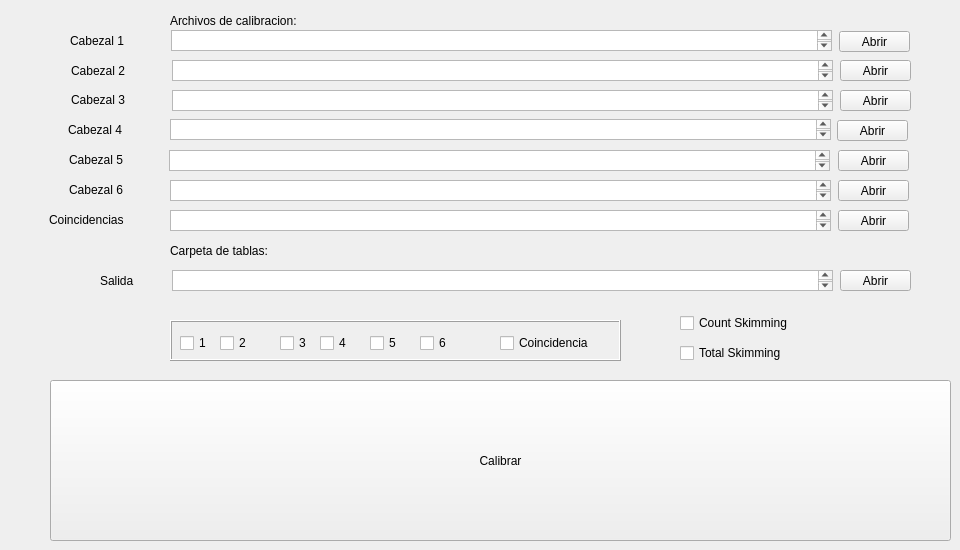
    <widget class="QWidget" name="tab_2">
     <attribute name="title">
      <string>Calibracion Fina</string>
     </attribute>
     <widget class="QTextBrowser" name="textBrowser_adq_1">
      <property name="geometry">
       <rect>
        <x>171</x>
        <y>30</y>
        <width>661</width>
        <height>21</height>
       </rect>
      </property>
      <property name="autoFillBackground">
       <bool>true</bool>
      </property>
     </widget>
     <widget class="QPushButton" name="pushButton_triple_ventana_2">
      <property name="geometry">
       <rect>
        <x>839</x>
        <y>31</y>
        <width>71</width>
        <height>21</height>
       </rect>
      </property>
      <property name="text">
       <string>Abrir</string>
      </property>
     </widget>
     <widget class="QLabel" name="label_16">
      <property name="geometry">
       <rect>
        <x>70</x>
        <y>20</y>
        <width>81</width>
        <height>41</height>
       </rect>
      </property>
      <property name="text">
       <string>Cabezal 1</string>
      </property>
     </widget>
     <widget class="QTextBrowser" name="textBrowser_adq_2">
      <property name="geometry">
       <rect>
        <x>172</x>
        <y>60</y>
        <width>661</width>
        <height>21</height>
       </rect>
      </property>
      <property name="autoFillBackground">
       <bool>true</bool>
      </property>
     </widget>
     <widget class="QLabel" name="label_56">
      <property name="geometry">
       <rect>
        <x>71</x>
        <y>50</y>
        <width>81</width>
        <height>41</height>
       </rect>
      </property>
      <property name="text">
       <string>Cabezal 2</string>
      </property>
     </widget>
     <widget class="QPushButton" name="pushButton_triple_ventana_3">
      <property name="geometry">
       <rect>
        <x>840</x>
        <y>60</y>
        <width>71</width>
        <height>21</height>
       </rect>
      </property>
      <property name="text">
       <string>Abrir</string>
      </property>
     </widget>
     <widget class="QTextBrowser" name="textBrowser_adq_3">
      <property name="geometry">
       <rect>
        <x>172</x>
        <y>90</y>
        <width>661</width>
        <height>21</height>
       </rect>
      </property>
      <property name="autoFillBackground">
       <bool>true</bool>
      </property>
     </widget>
     <widget class="QLabel" name="label_57">
      <property name="geometry">
       <rect>
        <x>71</x>
        <y>79</y>
        <width>81</width>
        <height>41</height>
       </rect>
      </property>
      <property name="text">
       <string>Cabezal 3</string>
      </property>
     </widget>
     <widget class="QPushButton" name="pushButton_triple_ventana_4">
      <property name="geometry">
       <rect>
        <x>840</x>
        <y>90</y>
        <width>71</width>
        <height>21</height>
       </rect>
      </property>
      <property name="text">
       <string>Abrir</string>
      </property>
     </widget>
     <widget class="QTextBrowser" name="textBrowser_adq_4">
      <property name="geometry">
       <rect>
        <x>170</x>
        <y>119</y>
        <width>661</width>
        <height>21</height>
       </rect>
      </property>
      <property name="autoFillBackground">
       <bool>true</bool>
      </property>
     </widget>
     <widget class="QLabel" name="label_58">
      <property name="geometry">
       <rect>
        <x>69</x>
        <y>139</y>
        <width>81</width>
        <height>41</height>
       </rect>
      </property>
      <property name="text">
       <string>Cabezal 5</string>
      </property>
     </widget>
     <widget class="QPushButton" name="pushButton_triple_ventana_5">
      <property name="geometry">
       <rect>
        <x>838</x>
        <y>180</y>
        <width>71</width>
        <height>21</height>
       </rect>
      </property>
      <property name="text">
       <string>Abrir</string>
      </property>
     </widget>
     <widget class="QTextBrowser" name="textBrowser_adq_5">
      <property name="geometry">
       <rect>
        <x>169</x>
        <y>150</y>
        <width>661</width>
        <height>21</height>
       </rect>
      </property>
      <property name="autoFillBackground">
       <bool>true</bool>
      </property>
     </widget>
     <widget class="QPushButton" name="pushButton_triple_ventana_6">
      <property name="geometry">
       <rect>
        <x>837</x>
        <y>120</y>
        <width>71</width>
        <height>21</height>
       </rect>
      </property>
      <property name="text">
       <string>Abrir</string>
      </property>
     </widget>
     <widget class="QLabel" name="label_59">
      <property name="geometry">
       <rect>
        <x>68</x>
        <y>109</y>
        <width>81</width>
        <height>41</height>
       </rect>
      </property>
      <property name="text">
       <string>Cabezal 4</string>
      </property>
     </widget>
     <widget class="QLabel" name="label_60">
      <property name="geometry">
       <rect>
        <x>69</x>
        <y>169</y>
        <width>81</width>
        <height>41</height>
       </rect>
      </property>
      <property name="text">
       <string>Cabezal 6</string>
      </property>
     </widget>
     <widget class="QPushButton" name="pushButton_triple_ventana_7">
      <property name="geometry">
       <rect>
        <x>838</x>
        <y>150</y>
        <width>71</width>
        <height>21</height>
       </rect>
      </property>
      <property name="text">
       <string>Abrir</string>
      </property>
     </widget>
     <widget class="QTextBrowser" name="textBrowser_adq_6">
      <property name="geometry">
       <rect>
        <x>170</x>
        <y>180</y>
        <width>661</width>
        <height>21</height>
       </rect>
      </property>
      <property name="autoFillBackground">
       <bool>true</bool>
      </property>
     </widget>
     <widget class="QPushButton" name="pushButton_triple_ventana_8">
      <property name="geometry">
       <rect>
        <x>838</x>
        <y>210</y>
        <width>71</width>
        <height>21</height>
       </rect>
      </property>
      <property name="text">
       <string>Abrir</string>
      </property>
     </widget>
     <widget class="QLabel" name="label_61">
      <property name="geometry">
       <rect>
        <x>49</x>
        <y>199</y>
        <width>101</width>
        <height>41</height>
       </rect>
      </property>
      <property name="text">
       <string>Coincidencias</string>
      </property>
     </widget>
     <widget class="QTextBrowser" name="textBrowser_adq_coin">
      <property name="geometry">
       <rect>
        <x>170</x>
        <y>210</y>
        <width>661</width>
        <height>21</height>
       </rect>
      </property>
      <property name="autoFillBackground">
       <bool>true</bool>
      </property>
     </widget>
     <widget class="QPushButton" name="pushButton_2">
      <property name="geometry">
       <rect>
        <x>50</x>
        <y>380</y>
        <width>901</width>
        <height>161</height>
       </rect>
      </property>
      <property name="text">
       <string>Calibrar</string>
      </property>
     </widget>
     <widget class="QFrame" name="frame_multihead_graph_3">
      <property name="geometry">
       <rect>
        <x>170</x>
        <y>320</y>
        <width>451</width>
        <height>41</height>
       </rect>
      </property>
      <property name="frameShape">
       <enum>QFrame::Box</enum>
      </property>
      <property name="frameShadow">
       <enum>QFrame::Raised</enum>
      </property>
      <widget class="QCheckBox" name="checkBox_calib_fina_05">
       <property name="enabled">
        <bool>true</bool>
       </property>
       <property name="geometry">
        <rect>
         <x>10</x>
         <y>10</y>
         <width>39</width>
         <height>26</height>
        </rect>
       </property>
       <property name="text">
        <string>1</string>
       </property>
      </widget>
      <widget class="QCheckBox" name="checkBox_calib_fina_06">
       <property name="enabled">
        <bool>true</bool>
       </property>
       <property name="geometry">
        <rect>
         <x>50</x>
         <y>10</y>
         <width>39</width>
         <height>26</height>
        </rect>
       </property>
       <property name="text">
        <string>2</string>
       </property>
      </widget>
      <widget class="QCheckBox" name="checkBox_calib_fina_07">
       <property name="enabled">
        <bool>true</bool>
       </property>
       <property name="geometry">
        <rect>
         <x>110</x>
         <y>10</y>
         <width>41</width>
         <height>26</height>
        </rect>
       </property>
       <property name="text">
        <string>3</string>
       </property>
      </widget>
      <widget class="QCheckBox" name="checkBox_calib_fina_01">
       <property name="enabled">
        <bool>true</bool>
       </property>
       <property name="geometry">
        <rect>
         <x>150</x>
         <y>10</y>
         <width>39</width>
         <height>26</height>
        </rect>
       </property>
       <property name="text">
        <string>4</string>
       </property>
      </widget>
      <widget class="QCheckBox" name="checkBox_calib_fina_02">
       <property name="enabled">
        <bool>true</bool>
       </property>
       <property name="geometry">
        <rect>
         <x>200</x>
         <y>10</y>
         <width>39</width>
         <height>26</height>
        </rect>
       </property>
       <property name="text">
        <string>5</string>
       </property>
      </widget>
      <widget class="QCheckBox" name="checkBox_calib_fina_03">
       <property name="enabled">
        <bool>true</bool>
       </property>
       <property name="geometry">
        <rect>
         <x>250</x>
         <y>10</y>
         <width>39</width>
         <height>26</height>
        </rect>
       </property>
       <property name="text">
        <string>6</string>
       </property>
      </widget>
      <widget class="QCheckBox" name="checkBox_calib_fina_04">
       <property name="enabled">
        <bool>true</bool>
       </property>
       <property name="geometry">
        <rect>
         <x>330</x>
         <y>10</y>
         <width>121</width>
         <height>26</height>
        </rect>
       </property>
       <property name="text">
        <string>Coincidencia</string>
       </property>
      </widget>
     </widget>
     <widget class="QCheckBox" name="checkBox_count_skimm">
      <property name="enabled">
       <bool>true</bool>
      </property>
      <property name="geometry">
       <rect>
        <x>680</x>
        <y>310</y>
        <width>151</width>
        <height>26</height>
       </rect>
      </property>
      <property name="text">
       <string>Count Skimming</string>
      </property>
     </widget>
     <widget class="QLabel" name="label_62">
      <property name="geometry">
       <rect>
        <x>170</x>
        <y>10</y>
        <width>171</width>
        <height>21</height>
       </rect>
      </property>
      <property name="text">
       <string>Archivos de calibracion:</string>
      </property>
     </widget>
     <widget class="QLabel" name="label_63">
      <property name="geometry">
       <rect>
        <x>170</x>
        <y>240</y>
        <width>171</width>
        <height>21</height>
       </rect>
      </property>
      <property name="text">
       <string>Carpeta de tablas:</string>
      </property>
     </widget>
     <widget class="QLabel" name="label_64">
      <property name="geometry">
       <rect>
        <x>100</x>
        <y>260</y>
        <width>41</width>
        <height>41</height>
       </rect>
      </property>
      <property name="text">
       <string>Salida</string>
      </property>
     </widget>
     <widget class="QTextBrowser" name="textBrowser_salida">
      <property name="geometry">
       <rect>
        <x>172</x>
        <y>270</y>
        <width>661</width>
        <height>21</height>
       </rect>
      </property>
      <property name="autoFillBackground">
       <bool>true</bool>
      </property>
     </widget>
     <widget class="QPushButton" name="pushButton_triple_ventana_9">
      <property name="geometry">
       <rect>
        <x>840</x>
        <y>270</y>
        <width>71</width>
        <height>21</height>
       </rect>
      </property>
      <property name="text">
       <string>Abrir</string>
      </property>
     </widget>
     <widget class="QCheckBox" name="checkBox_count_skimm_2">
      <property name="enabled">
       <bool>true</bool>
      </property>
      <property name="geometry">
       <rect>
        <x>680</x>
        <y>340</y>
        <width>151</width>
        <height>26</height>
       </rect>
      </property>
      <property name="text">
       <string>Total Skimming</string>
      </property>
     </widget>
    </widget>
